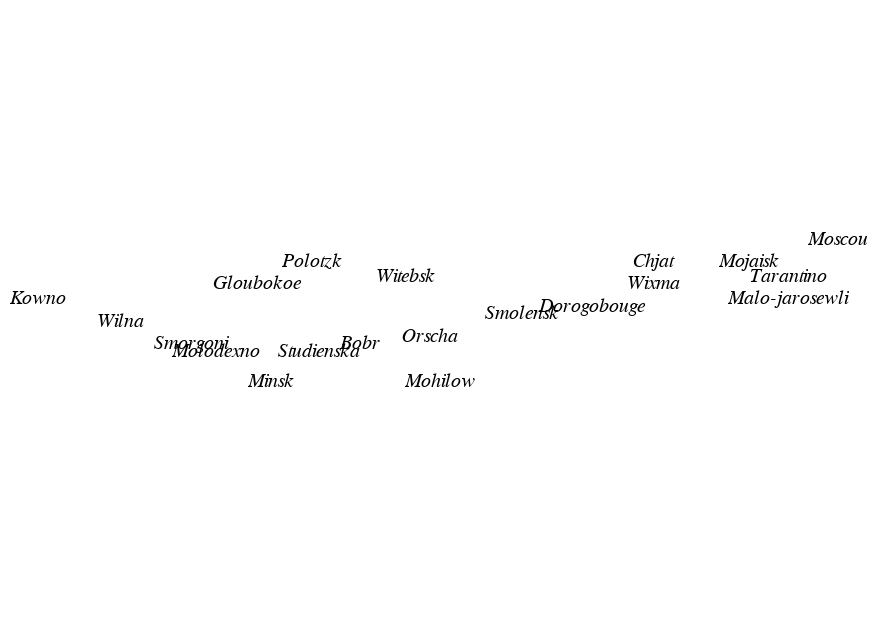

Source (notebook cell):
### Code cell
cities_chart = alt.Chart(cities).mark_text(
    font='Calibri',
    fontSize=10,
    fontStyle='italic',
    color = 'black',
   
    
).encode(
    longitude='LONC',
    latitude='LATC',
    text='CITY',
)
cities_chart

### Figure 1 — Vega-Lite specification as saved in the notebook (floating-point values rounded to 4 significant figures)
{"config": {"view": {"continuousWidth": 400, "continuousHeight": 300}}, "data": {"name": "data-09a84a2cca3e202a740f0b269ef96a7e"}, "mark": {"type": "text", "color": "black", "font": "Calibri", "fontSize": 10, "fontStyle": "italic"}, "encoding": {"latitude": {"field": "LATC", "type": "quantitative"}, "longitude": {"field": "LONC", "type": "quantitative"}, "text": {"type": "nominal", "field": "CITY"}}, "$schema": "https://vega.github.io/schema/vega-lite/v4.0.2.json", "datasets": {"data-09a84a2cca3e202a740f0b269ef96a7e": [{"LONC": 24.0, "LATC": 55.0, "CITY": "Kowno"}, {"LONC": 25.3, "LATC": 54.7, "CITY": "Wilna"}, {"LONC": 26.4, "LATC": 54.4, "CITY": "Smorgoni"}, {"LONC": 26.8, "LATC": 54.3, "CITY": "Molodexno"}, {"LONC": 27.7, "LATC": 55.2, "CITY": "Gloubokoe"}, {"LONC": 27.6, "LATC": 53.9, "CITY": "Minsk"}, {"LONC": 28.5, "LATC": 54.3, "CITY": "Studienska"}, {"LONC": 28.7, "LATC": 55.5, "CITY": "Polotzk"}, {"LONC": 29.2, "LATC": 54.4, "CITY": "Bobr"}, {"LONC": 30.2, "LATC": 55.3, "CITY": "Witebsk"}, {"LONC": 30.4, "LATC": 54.5, "CITY": "Orscha"}, {"LONC": 30.4, "LATC": 53.9, "CITY": "Mohilow"}, {"LONC": 32.0, "LATC": 54.8, "CITY": "Smolensk"}, {"LONC": 33.2, "LATC": 54.9, "CITY": "Dorogobouge"}, {"LONC": 34.3, "LATC": 55.2, "CITY": "Wixma"}, {"LONC": 34.4, "LATC": 55.5, "CITY": "Chjat"}, {"LONC": 36.0, "LATC": 55.5, "CITY": "Mojaisk"}, {"LONC": 37.6, "LATC": 55.8, "CITY": "Moscou"}, {"LONC": 36.6, "LATC": 55.3, "CITY": "Tarantino"}, {"LONC": 36.5, "LATC": 55.0, "CITY": "Malo-jarosewli"}]}}
